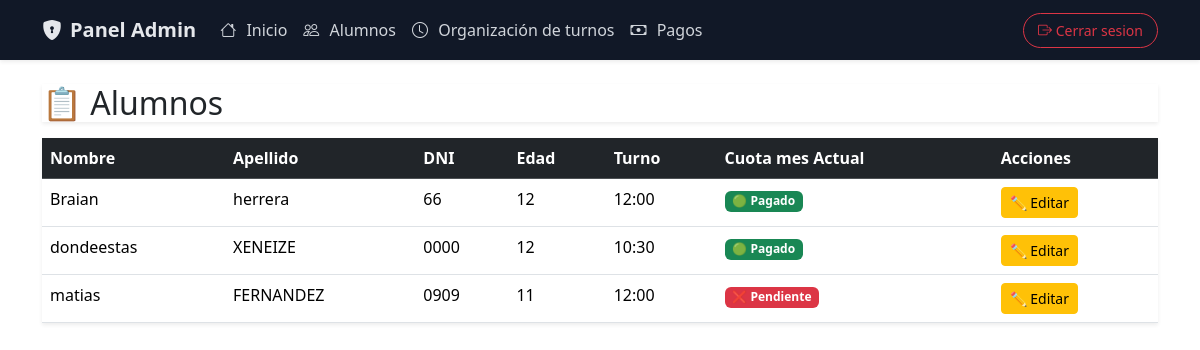
Page /admin/alumnos (signed in) on the committed database.
### models.py (models this page shows)
class Alumno(db.Model):
    __tablename__ = "alumnos"
    id = db.Column(db.Integer, primary_key=True)
    nombre = db.Column(db.String(50), nullable=False)
    apellido = db.Column(db.String(50), nullable=False)
    dni = db.Column(db.String(20), nullable=False, unique=True)
    edad = db.Column(db.Integer, nullable=False)
    turno = db.Column(db.String(20), nullable=False)
    fecha_alta = db.Column(db.Date, default=date.today)
    pagos = db.relationship("Pago", backref="alumno", lazy=True)

class Pago(db.Model):
    __tablename__ = "pagos"
    id = db.Column(db.Integer, primary_key=True)
    alumno_id = db.Column(db.Integer, db.ForeignKey("alumnos.id"))
    mes = db.Column(db.Integer)
    anio = db.Column(db.Integer)
    monto = db.Column(db.Integer, default=30000)
    comprobante = db.Column(db.String(200))
    estado = db.Column(db.String(20), default="pendiente")

### main.py (the view)
@app.route("/admin/alumnos")
def admin_alumnos():
    if session.get("rol") != "admin":
        return redirect("/login")
    alumnos = Alumno.query.all()
    mes_actual = datetime.now().month
    anio_actual = datetime.now().year
    alumnos_estados = []
    for alumno in alumnos:
        pago = Pago.query.filter_by(
            alumno_id=alumno.id,
            mes=mes_actual,
            anio=anio_actual,
        ).first()
        if pago:
            estado=pago.estado
        else:
            estado="pendiente"
        alumnos_estados.append({
            "alumno":alumno,
            "estado": estado
        })
    return render_template("admin/alumnos.html", alumnos_estado=alumnos_estados)

### templates/admin/alumnos.html (shortened to what this page needs)
{% extends "admin/base_admin.html" %}
{% block body %}
<h2 class="table table-hover shadow-sm">📋 Alumnos</h2>
<table class="table table-hover shadow-sm">
    <thead class="table-dark">
        <tr>
            <th>Nombre</th>
            <th>Apellido</th>
            <th>DNI</th>
            <th>Edad</th>
            <th>Turno</th>
            <th>Cuota mes Actual</th>
            <th>Acciones</th>
        </tr>
    </thead>
    <tbody>
        {% for item in alumnos_estado %}
        {% set alumno = item.alumno %}
        <tr>
            <td>{{ alumno.nombre }}</td>
            <td>{{ alumno.apellido }}</td>
            <td>{{ alumno.dni }}</td>
            <td>{{ alumno.edad }}</td>
            <td>{{ alumno.turno }}</td>
            <td>
                {% if item.estado == "pendiente" %}
                    <span class="badge bg-danger">❌ Pendiente</span>
                {% elif item.estado == "enviado" %}
                    <span class="badge bg-warning text-dark">🟡 En revisión</span>
                {% elif item.estado == "aprobado" %}
                    <span class="badge bg-success">🟢 Pagado</span>
                {% endif %}
            </td>
            <td>
                <a href="{{ url_for('editar_alumno', id=alumno.id) }}"
                    class="btn btn-sm btn-warning">
                    ✏️ Editar
                </a>
            </td>
        </tr>
        {% endfor %}
    </tbody>
</table>
{% endblock %}

### templates/admin/base_admin.html (shortened to what this page needs)
<!DOCTYPE html>
<html lang="en">
<head>
    <link href="https://cdn.jsdelivr.net/npm/bootstrap@5.3.8/dist/css/bootstrap.min.css" rel="stylesheet">
    <link href="https://cdn.jsdelivr.net/npm/bootstrap-icons/font/bootstrap-icons.css" rel="stylesheet">
</head>
<body>
    <nav class="navbar navbar-expand-lg navbar-dark admin-navbar shadow-sm">
        <div class="container">
            <a class="navbar-brand d-flex align-items-center gap-2" href="{{ url_for('admin_dashboard') }}">
                <i class="bi bi-shield-lock-fill fs-5"></i>
                <span class="fw-semibold">Panel Admin</span>
            </a>
            <div class="collapse navbar-collapse" id="menuAdmin">
                <ul class="navbar-nav me-auto mb-2 mb-lg-0">
                    <li class="nav-item">
                        <a class="nav-link admin-link" href="{{ url_for('admin_dashboard') }}">
                            <i class="bi bi-house"></i> Inicio
                        </a>
                    </li>
                    <li class="nav-item">
                        <a class="nav-link admin-link" href="{{ url_for('admin_alumnos') }}">
                            <i class="bi bi-people"></i> Alumnos
                        </a>
                    </li>
                    <li class="nav-item">
                        <a class="nav-link admin-link" href="{{ url_for('admin_turnos') }}">
                            <i class="bi bi-clock"></i> Organización de turnos
                        </a>
                    </li>
                    <li class="nav-item">
                        <a class="nav-link admin-link" href="{{ url_for('admin_pagos') }}">
                            <i class="bi bi-cash"></i> Pagos
                        </a>
                    </li>
                </ul>
                <a href="{{ url_for('principal') }}"
                   class="btn btn-sm btn-outline-danger btn-logout">
                    <i class="bi bi-box-arrow-right"></i> Cerrar sesion
                </a>
            </div>
        </div>
    </nav>
    <div class="container my-4">
        {% block body %}{% endblock %}
    </div>
</body>
</html>

### templates/admin/base_admin.html (style rules this page uses)
.admin-navbar { background-color: #111827; }
.admin-navbar .navbar-brand { color: #E5E7EB; }
.admin-link { color: #D1D5DB; padding: 10px 14px; border-radius: 6px; transition: all 0.2s ease; font-weight: 500; }
.admin-link i { margin-right: 6px; }
.btn-logout { border-radius: 20px; padding: 6px 14px; }

### rows in the picture
Pago: estado "🟢 Pagado"
Alumno: nombre "Braian", apellido "herrera", dni "66", edad "12", turno "12:00"
Pago: estado "🟢 Pagado"
Alumno: nombre "dondeestas", apellido "XENEIZE", dni "0000", edad "12", turno "10:30"
Alumno: nombre "matias", apellido "FERNANDEZ", dni "0909", edad "11", turno "12:00"
